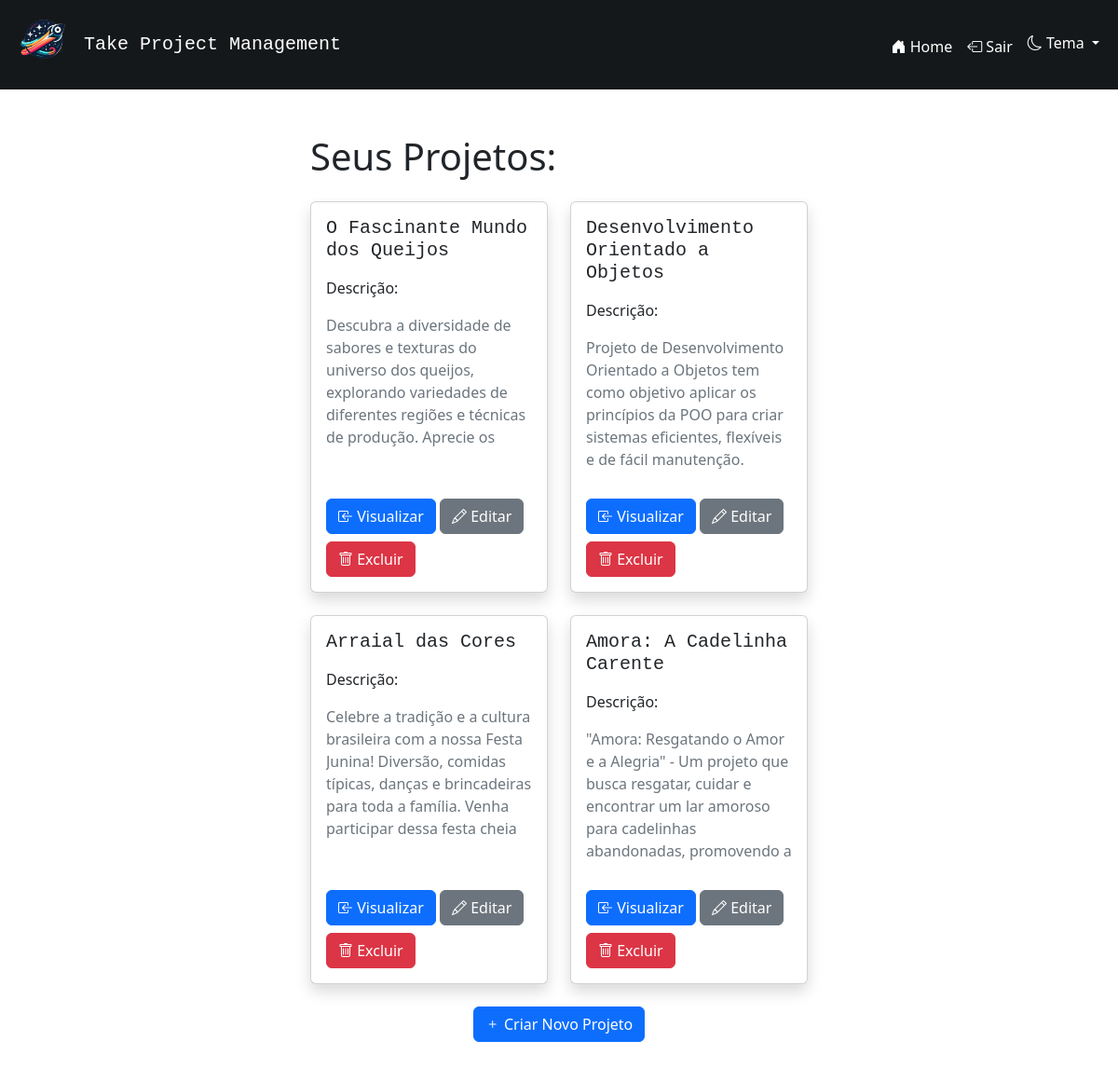
The page / (signed in) on the database as committed earlier.
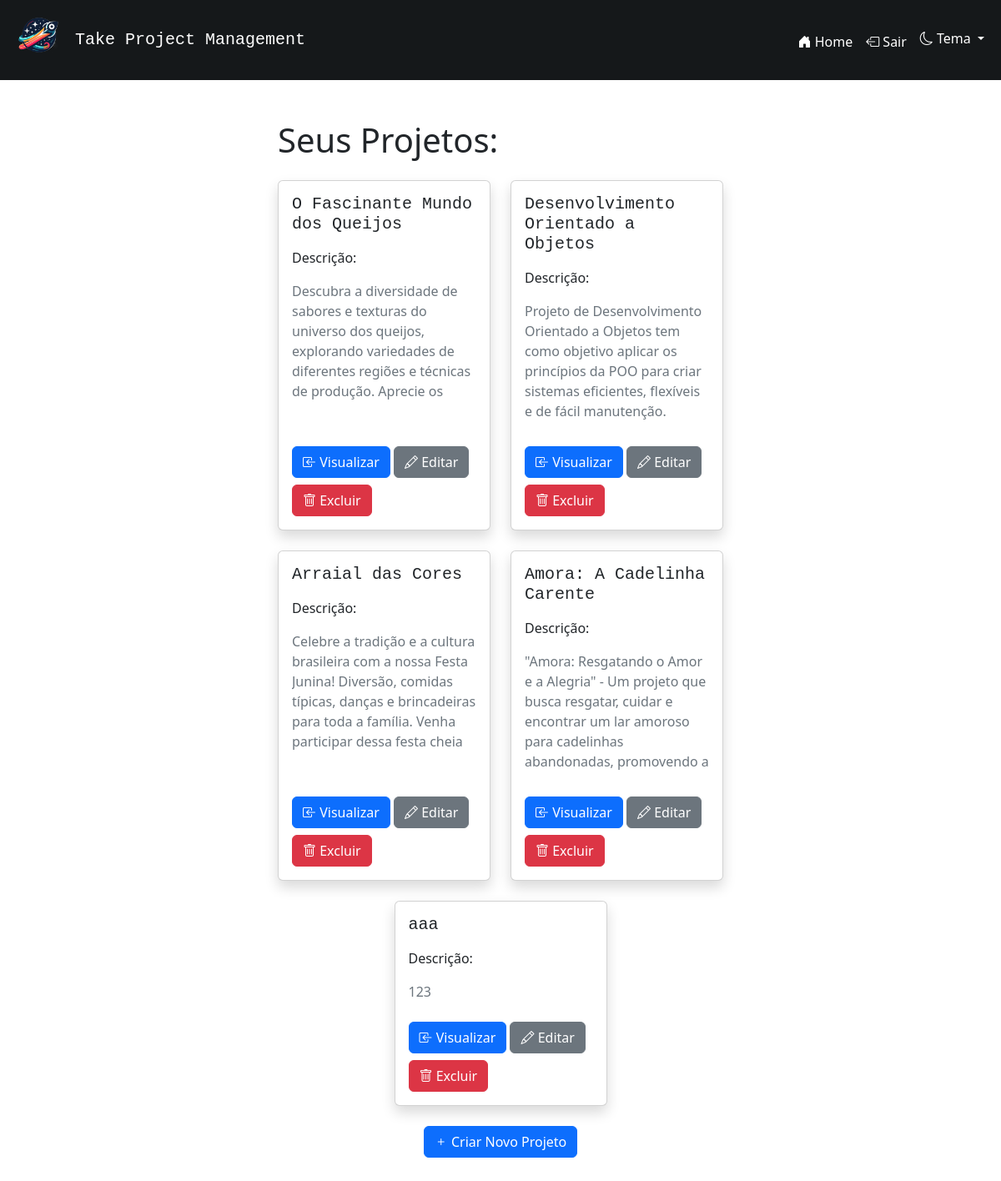
The same page on the database as committed later.
### app.py (models this page shows, shortened)
class Projeto(db.Model):
    __tablename__ = 'projeto'
    id = db.Column(db.Integer, primary_key=True)
    nome_projeto = db.Column(db.String(80), nullable=False)
    descricao_projeto = db.Column(db.String())
    usuario_id = db.Column(db.Integer, db.ForeignKey('usuario.id'), nullable=False)
    usuario = db.relationship('Usuario', backref=db.backref('projetos', lazy=True))
    tarefas = db.relationship('Tarefa', backref='projeto_rel', cascade="all, delete-orphan", lazy=True)

### app.py (the view)
@app.route('/')
def index():
    if 'tema' not in session:
        session['tema'] = 'light'
    if 'usuario_id' in session:
        projetos = Projeto.query.filter_by(usuario_id=session['usuario_id']).all()
        return render_template('index.html', projetos=projetos)
    return render_template('index.html')

### templates/index.html (shortened to what the changed rows need)
{% extends 'base.html' %}
{% block content %}
    {% if not 'usuario_id' in session %}
        <div class="container">
            <div class="row justify-content-center">
                <div class="col-md-4">
                    <div id="login-popup" class="shadow p-3 mb-5 bg-body-tertiary rounded">
                        <form method="POST" action="{{ url_for('entrar') }}" class="form-container">
                            <h2 class="font-monospace">Entrar</h2>
                            <hr>
                            <div class="form-group mt-1">
                                <label for="email" class="form-label">Email:</label>
                                <input type="email" name="email" id="email" class="form-control" required>
                            </div>
                            <div class="form-group mt-1">
                                <label for="senha" class="form-label">Senha:</label>
                                <input type="password" name="senha" id="senha" class="form-control" required>
                            </div>
                            <button type="submit" class="btn btn-primary mt-3">Entrar</button>
                        </form>
                    </div>
                </div>
                <div class="col-md-4">
                    <div id="register-popup" class="shadow p-3 mb-5 bg-body-tertiary rounded">
                        <form method="POST" action="{{ url_for('registrar') }}" class="form-container">
                            <h2 class="font-monospace">Registro</h2>
                            <hr>
                            <div class="form-group mt-1">
                                <label for="nome" class="form-label">Nome de usuário:</label>
                                <input type="text" name="nome" id="nome" class="form-control" required>
                            </div>
                            <div class="form-group mt-1">
                                <label for="email" class="form-label">Email:</label>
                                <input type="email" name="email" id="email" class="form-control" required>
                            </div>
                            <div class="form-group mt-1">
                                <label for="senha" class="form-label">Senha:</label>
                                <input type="password" name="senha" id="senha" class="form-control" required>
                            </div>
                            <button type="submit" class="btn btn-primary mt-3">Registrar</button>
                        </form>
                    </div>
                </div>
            </div>
        </div>
    {% else %}
        <div class="container">
            <div class="row justify-content-center">
                <div class="col-md-6">
                    <h1 class="mb-4">Seus Projetos: </h1>
                    <div class="row row-cols-1 row-cols-md-2 g-4 justify-content-center">
                        {% for projeto in projetos %}
                        <div class="col">
                            <div class="card shadow h-100">
                                <div class="card-body d-flex flex-column">
                                    <div class="d-flex justify-content-between align-items-center">
                                        <h5 class="card-title font-monospace">{{ projeto.nome_projeto }}</h5>
                                    </div>
                                    <p class="mt-2">Descrição:</p>
                                    <p class="card-text text-secondary" style="max-height: 150px; overflow-y: auto;">
                                        {% if projeto.descricao_projeto %}{{ projeto.descricao_projeto }}{% endif %}
                                    </p>
                                    <div class="mt-auto mx-auto">
                                        <a href="{{ url_for('projeto_especifico', projeto_id=projeto.id) }}" class="btn btn-primary mt-2"><i class="bi bi-box-arrow-in-left"></i> Visualizar</a>
                                        <button type="button" class="btn btn-secondary mt-2" data-bs-toggle="modal" data-bs-target="#modalEditarProjeto{{ projeto.id }}"><i class="bi bi-pencil"></i> Editar</button>
                                        <button type="button" class="btn btn-danger mt-2" data-bs-toggle="modal" data-bs-target="#modalExcluirProjeto{{ projeto.id }}"><i class="bi bi-trash"></i> Excluir</button>
                                    </div>
                                </div>
                            </div>
                        </div>
                        {% endfor %}
                    </div>
                </div>
            </div>
        </div>
    {% endif %}
{% endblock %}

Rows that differ between the two databases and show on the page:
added Projeto: nome_projeto "aaa", descricao_projeto "123"
